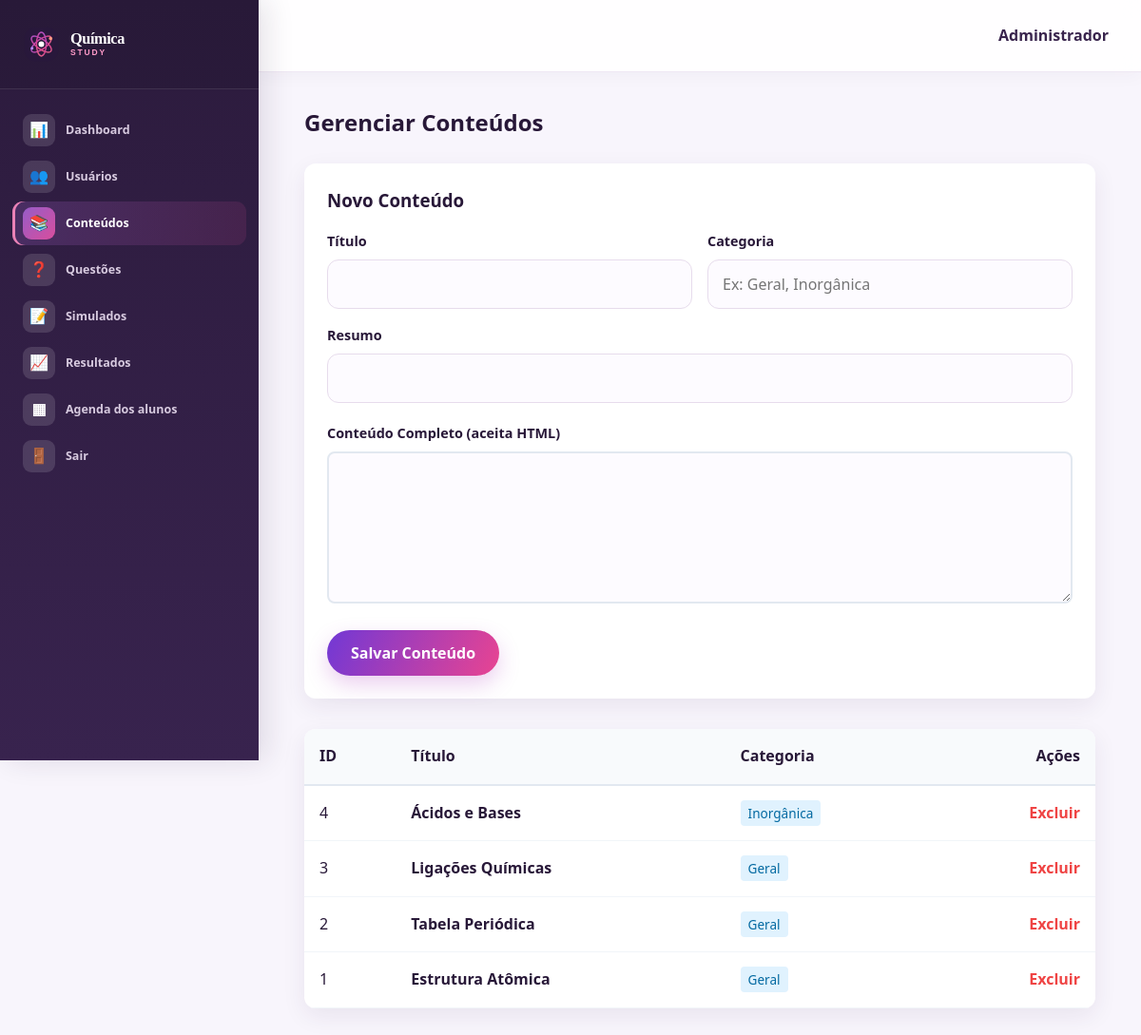
Screenshot of /admin/conteudos.php (signed in) with the database file from the repository.
### tables this page shows
CREATE TABLE `conteudos` (
  `id` int(11) NOT NULL,
  `titulo` varchar(150) NOT NULL,
  `resumo` text NOT NULL,
  `conteudo_completo` longtext NOT NULL,
  `categoria` varchar(50) NOT NULL,
  `criado_em` timestamp NOT NULL DEFAULT current_timestamp()
);

### includes/funcoes.php (called while the page is built, shortened)
<?php
function escape($string) {
    return htmlspecialchars($string, ENT_QUOTES, 'UTF-8');
}
?>

### admin/conteudos.php (the view, shortened to what this page needs)
<?php
require_once '../includes/admin_auth.php';
$conteudos = $pdo->query("SELECT id, titulo, categoria, criado_em FROM conteudos ORDER BY id DESC")->fetchAll();
?>
<!DOCTYPE html>
<html lang="pt-BR">
<head>
    <link rel="stylesheet" href="../css/style.css?v=20261010-teacher">
    <link rel="stylesheet" href="../css/dashboard.css?v=20261010-teacher">
</head>
<body class="dashboard-body">
    <div class="app-container">
        <aside class="sidebar">
            <div class="sidebar-header"><a href="dashboard.php" class="logo brand-logo"><img src="../assets/logo-chem.svg" alt=""><span class="brand-name">Química<span>STUDY</span></span></a></div>
            <nav class="sidebar-nav">
                <a href="dashboard.php" class="nav-item"><span class="icon">📊</span> Dashboard</a>
                <a href="usuarios.php" class="nav-item"><span class="icon">👥</span> Usuários</a>
                <a href="conteudos.php" class="nav-item active"><span class="icon">📚</span> Conteúdos</a>
                <a href="questoes.php" class="nav-item"><span class="icon">❓</span> Questões</a>
                <a href="simulados.php" class="nav-item"><span class="icon">📝</span> Simulados</a>
                <a href="resultados.php" class="nav-item"><span class="icon">📈</span> Resultados</a><a href="agenda.php" class="nav-item"><span class="icon">▦</span> Agenda dos alunos</a>
                <a href="../logout.php" class="nav-item logout"><span class="icon">🚪</span> Sair</a>
            </nav>
        </aside>
        <main class="main-content">
            <header class="topbar"><div class="user-info"><span class="user-name">Administrador</span></div></header>
            <div class="content-wrapper">
                <h2 style="margin-bottom: 24px;">Gerenciar Conteúdos</h2>
                <div style="background: white; padding: 24px; border-radius: 12px; margin-bottom: 32px; box-shadow: var(--shadow);">
                    <h3 style="margin-bottom: 16px;">Novo Conteúdo</h3>
                    <form method="POST" action="conteudos.php">
                        <div style="display: grid; grid-template-columns: 1fr 1fr; gap: 16px; margin-bottom: 16px;">
                            <div class="form-group" style="margin:0;"><label>Título</label><input type="text" name="titulo" required></div>
                            <div class="form-group" style="margin:0;"><label>Categoria</label><input type="text" name="categoria" required placeholder="Ex: Geral, Inorgânica"></div>
                        </div>
                        <div class="form-group"><label>Resumo</label><input type="text" name="resumo" required></div>
                        <div class="form-group"><label>Conteúdo Completo (aceita HTML)</label><textarea name="conteudo" rows="6" style="width:100%; padding:12px; border:2px solid #e2e8f0; border-radius:8px;" required></textarea></div>
                        <button type="submit" class="btn btn-primary">Salvar Conteúdo</button>
                    </form>
                </div>
                <div style="background: white; border-radius: 12px; overflow: hidden; box-shadow: var(--shadow);">
                    <table style="width: 100%; border-collapse: collapse;">
                        <thead style="background: #f8fafc; border-bottom: 2px solid #e2e8f0;">
                            <tr>
                                <th style="padding: 16px; text-align: left;">ID</th>
                                <th style="padding: 16px; text-align: left;">Título</th>
                                <th style="padding: 16px; text-align: left;">Categoria</th>
                                <th style="padding: 16px; text-align: right;">Ações</th>
                            </tr>
                        </thead>
                        <tbody>
                            <?php foreach ($conteudos as $c): ?>
                                <tr style="border-bottom: 1px solid #f1f5f9;">
                                    <td style="padding: 16px;"><?= $c['id'] ?></td>
                                    <td style="padding: 16px; font-weight: 600;"><?= escape($c['titulo']) ?></td>
                                    <td style="padding: 16px;"><span style="background:#e0f2fe; color:#0369a1; padding:4px 8px; border-radius:4px; font-size:0.85rem;"><?= escape($c['categoria']) ?></span></td>
                                    <td style="padding: 16px; text-align: right;">
                                        <a href="?excluir=<?= $c['id'] ?>" onclick="return confirm('Excluir?')" style="color: #ef4444; text-decoration: none; font-weight: 600;">Excluir</a>
                                    </td>
                                </tr>
                            <?php endforeach; ?>
                        </tbody>
                    </table>
                </div>
            </div>
        </main>
    </div>
</body>
</html>

### css/style.css (style rules this page uses)
:root { --primary: #0ea5e9; --primary-dark: #0284c7; --secondary: #10b981; --accent: #f59e0b; --dark: #0f172a; --dark-light: #1e293b; --light: #f8fafc; --gray: #64748b; --danger: #ef4444; --radius: 12px; --shadow: 0 4px 6px -1px rgba(0, 0, 0, 0.1), 0 2px 4px -1px rgba(0, 0, 0, 0.06); --shadow-lg: 0 10px 15px -3px rgba(0, 0, 0, 0.1), 0 4px 6px -2px rgba(0, 0, 0, 0.05); }
* { margin: 0; padding: 0; box-sizing: border-box; font-family: 'Segoe UI', system-ui, sans-serif; }
body { background-color: var(--light); color: var(--dark); line-height: 1.6; }
.btn { display: inline-flex; align-items: center; justify-content: center; padding: 12px 24px; border-radius: var(--radius); font-weight: 600; text-decoration: none; border: none; cursor: pointer; transition: all 0.3s ease; font-size: 1rem; }
.btn-primary { background-color: var(--primary); color: white; }
.logo { font-size: 1.5rem; font-weight: 800; color: var(--dark); text-decoration: none; display: flex; align-items: center; gap: 8px; }
.logo span { color: var(--primary); }
.form-group { margin-bottom: 20px; }
.form-group label { display: block; margin-bottom: 8px; font-weight: 600; color: var(--dark); font-size: 0.9rem; }
.form-group input, .form-group select, .form-group textarea { width: 100%; padding: 12px; border: 2px solid #e2e8f0; border-radius: 8px; font-size: 1rem; transition: border-color 0.3s; }
.brand-logo { gap: 10px; font-size: 1.08rem !important; }
.brand-logo img { width: 39px; height: 39px; }
.brand-logo > span { color: #fff !important; }
.brand-logo > span > span { color: #f28ab9 !important; }
.brand-logo .brand-name { display: grid; gap: 1px; color: #fff !important; font: 700 1.02rem/1.05 Georgia, 'Times New Roman', serif; letter-spacing: -.025em; }
.brand-logo .brand-name > span { color: #f28ab9 !important; font: 800 .53rem/1.2 Arial, sans-serif; letter-spacing: .22em; }
:root { --primary: #7138d5; --primary-dark: #5924b4; --secondary: #e94491; --accent: #ffb454; --dark: #281838; --dark-light: #432559; --light: #fbf8ff; --gray: #74677f; --danger: #d83c66; --radius: 18px; --shadow: 0 8px 24px rgba(48, 25, 72, .08); --shadow-lg: 0 22px 60px rgba(48, 25, 72, .16); }
body { background: #fbf8ff; color: #281838; }
.btn { border-radius: 999px; padding: 13px 25px; font-weight: 700; }
.btn-primary { color: #fff; background: linear-gradient(115deg, #7138d5, #e94491); box-shadow: 0 9px 22px rgba(174, 65, 193, .25); }
.logo { color: #281838; letter-spacing: -.04em; }
.logo span { color: #e94491; }
.form-group input, .form-group select, .form-group textarea { border: 1px solid #e7dcec; border-radius: 12px; background: #fdfbff; padding: 14px 15px; }

### rows the page displays
conteudos: id "4", titulo "Ácidos e Bases", categoria "Inorgânica"
conteudos: id "3", titulo "Ligações Químicas", categoria "Geral"
conteudos: id "2", titulo "Tabela Periódica", categoria "Geral"
conteudos: id "1", titulo "Estrutura Atômica", categoria "Geral"
